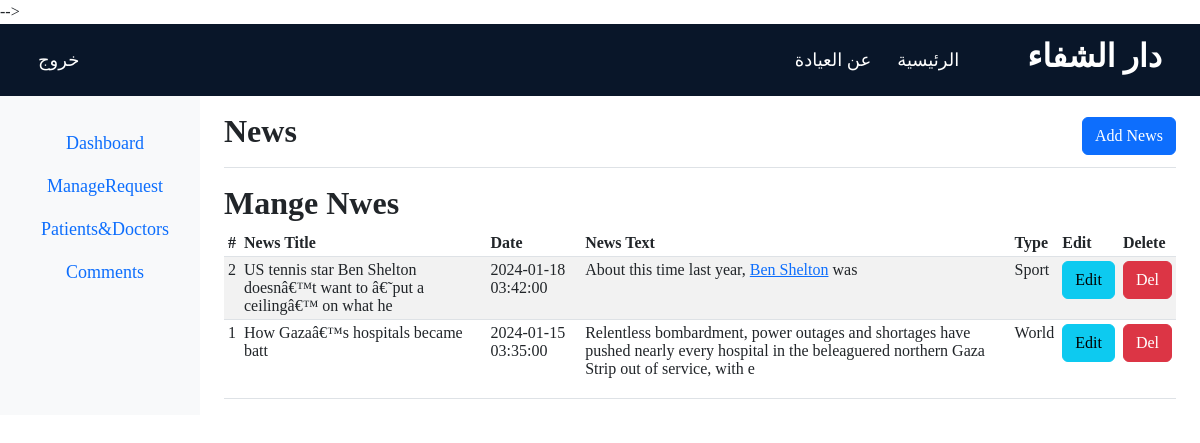
The app's page /dashboard/news.php (signed in) with its own data.
### tables this page shows
CREATE TABLE IF NOT EXISTS `news` (
  `nwes_id` int(255) NOT NULL AUTO_INCREMENT,
  `news_title` varchar(255) NOT NULL,
  `news_date` datetime NOT NULL,
  `news_text` text NOT NULL,
  `news_type` varchar(10) NOT NULL,
  `news_img` varchar(255) NOT NULL DEFAULT 'test.png',
  PRIMARY KEY (`nwes_id`),
  KEY `nwes_id` (`nwes_id`)
);

### dashboard/news.php (the view, shortened to what this page needs)
<?php
require_once('header.php');
require_once('nav.php');
?>
<main class="col-md-9 ms-sm-auto col-lg-10 px-md-4">
    <div class="d-flex justify-content-between flex-wrap flex-md-nowrap align-items-center pt-3 pb-2 mb-3 border-bottom">
        <h1 class="h2">News</h1>
        <a href="./add_news.php" class="btn btn-primary">Add News</a>
    </div>
    <h2>Mange Nwes</h2>
    <div class="table-responsive">
        <table class="table table-striped table-sm">
            <thead>
                <tr>
                    <th scope="col">#</th>
                    <th scope="col">News Title</th>
                    <th scope="col">Date</th>
                    <th scope="col">News Text</th>
                    <th scope="col">Type</th>
                    <th scope="col">Edit</th>
                    <th scope="col">Delete</th>
                </tr>
            </thead>
            <tbody>
                <?php
                require_once('../config.php');
                $sql = "SELECT * FROM news ORDER BY news_date DESC";
                $exe = mysqli_query($conn, $sql);
                while ($row = mysqli_fetch_assoc($exe)) {
                    $id = $row['nwes_id'];
                    $title = $row['news_title'];
                    $date = $row['news_date'];
                    $text = substr($row['news_text'],0,150) ;
                    $type = $row['news_type'];
                    echo "
                    <tr>
                    <td>$id</td>
                    <td>$title</td>
                    <td>$date</td>
                    <td>$text</td>
                    <td>$type</td>
                    <td><a href='./edit_news.php?val=$id' class='btn btn-info'>Edit</a></td>
                    <td><a href='./del_news.php?val=$id' class='btn btn-danger'>Del</a></td>
                    </tr>
                    ";
                }
                ?>
            </tbody>
        </table>
    </div>
</main>
<?php
require_once('footer.php');
?>

### dashboard/header.php (shortened to what this page needs)
<!DOCTYPE html>
<html lang="en">
<head>
    <link href="https://cdn.jsdelivr.net/npm/bootstrap@5.2.0/dist/css/bootstrap.min.css" rel="stylesheet"
>
    <link rel="stylesheet" href="https://cdn.jsdelivr.net/npm/bootstrap-icons@1.5.0/font/bootstrap-icons.css">
    <link rel="stylesheet" href="./css/mystyle.css">
</head>
<body >
    <nav class=" navbar navbar-expand-lg bg-body-tertiary"
        style="background-color: #091629 ; direction: rtl;z-index: 1000;">
        <div class="container-fluid">
            <a class="navbar-brand " href="#" style="color: white;">
                <h2>دار الشفاء</h2>
            </a>
            <div class="collapse navbar-collapse " id="navbarNav">
                <ul class="navbar-nav">
                    <li class="nav-item ">
                        <a class=" nav-link active " aria-current="page" href="index.php"
                            style="color: white;">الرئيسية</a>
                    </li>
                    <li class="nav-item">
                        <a class="nav-link" href="about_us.php" style="color: white;">عن العيادة</a>
                    </li>
                </ul>
            </div>
        <div class="navbar-nav">
            <div class="nav-item text-nowrap">
                <a class="nav-link px-3" href="./sign_out.php" style="color:white;">خروج </a>
            </div>
        </div>
    </nav>

### dashboard/nav.php (shortened to what this page needs)
<div class="container-fluid">
    <div class="row">
        <nav id="sidebarMenu" class="col-md-3 col-lg-2 d-md-block bg-light sidebar collapse">
            <div class="position-sticky pt-3 sidebar-sticky">
                <ul class="nav flex-column">
                    <li class="nav-item">
                        <a class="nav-link" aria-current="page" href="about_us.php">
                            Dashboard
                        </a>
                    </li>
                    <li class="nav-item">
                        <a class="nav-link" href="Admin_manageRequest.php">
                            ManageRequest
                        </a>
                    </li>
                    <li class="nav-item">
                        <a class="nav-link" href="users.php">
                            Patients&Doctors
                        </a>
                    </li>
                    <li class="nav-item">
                        <a class="nav-link" href="index.php">
                            Comments
                        </a>
                    </li>
                </ul>
            </div>
        </nav>

### dashboard/footer.php (shortened to what this page needs)
</div>
</div>
</body>
</html>

### css/mystyle.css (style rules this page uses)
body, html { margin: 0; padding: 0; height: 100; }
h6, .h6, h5, .h5, h4, .h4, h3, .h3, h2, .h2, h1, .h1 { margin-top: 0; margin-bottom: 0.5rem; font-family: "Tinos", -apple-system, BlinkMacSystemFont, "Segoe UI", Roboto, "Helvetica Neue", Arial, sans-serif, "Apple Color Emoji", "Segoe UI Emoji", "Segoe UI Symbol", "Noto Color Emoji"; font-weight: 700; line-height: 1.2; }
body { direction: ltr; font-family: "althawra-fikra"; margin-left: auto; margin-right: auto; }
nav { padding: 10px; text-align: center; font-size: 18px; background-color: #0287d0; }
nav a { text-decoration: none; margin-left: 10px; padding: 10px; color: #fff; }

### records on screen
news: nwes_id "2", news_title "US tennis star Ben Shelton doesnâ€™t want to â€˜put a ceilingâ€™ on what he", news_date "2024-01-18 03:42:00", news_text "About this time last year, Ben Shelton was", news_type "Sport"
news: nwes_id "1", news_title "How Gazaâ€™s hospitals became batt", news_date "2024-01-15 03:35:00", news_text "Relentless bombardment, power outages and shortages have pushed nearly every hospital in the beleaguered northern Gaza Strip out of service, with e", news_type "World"
